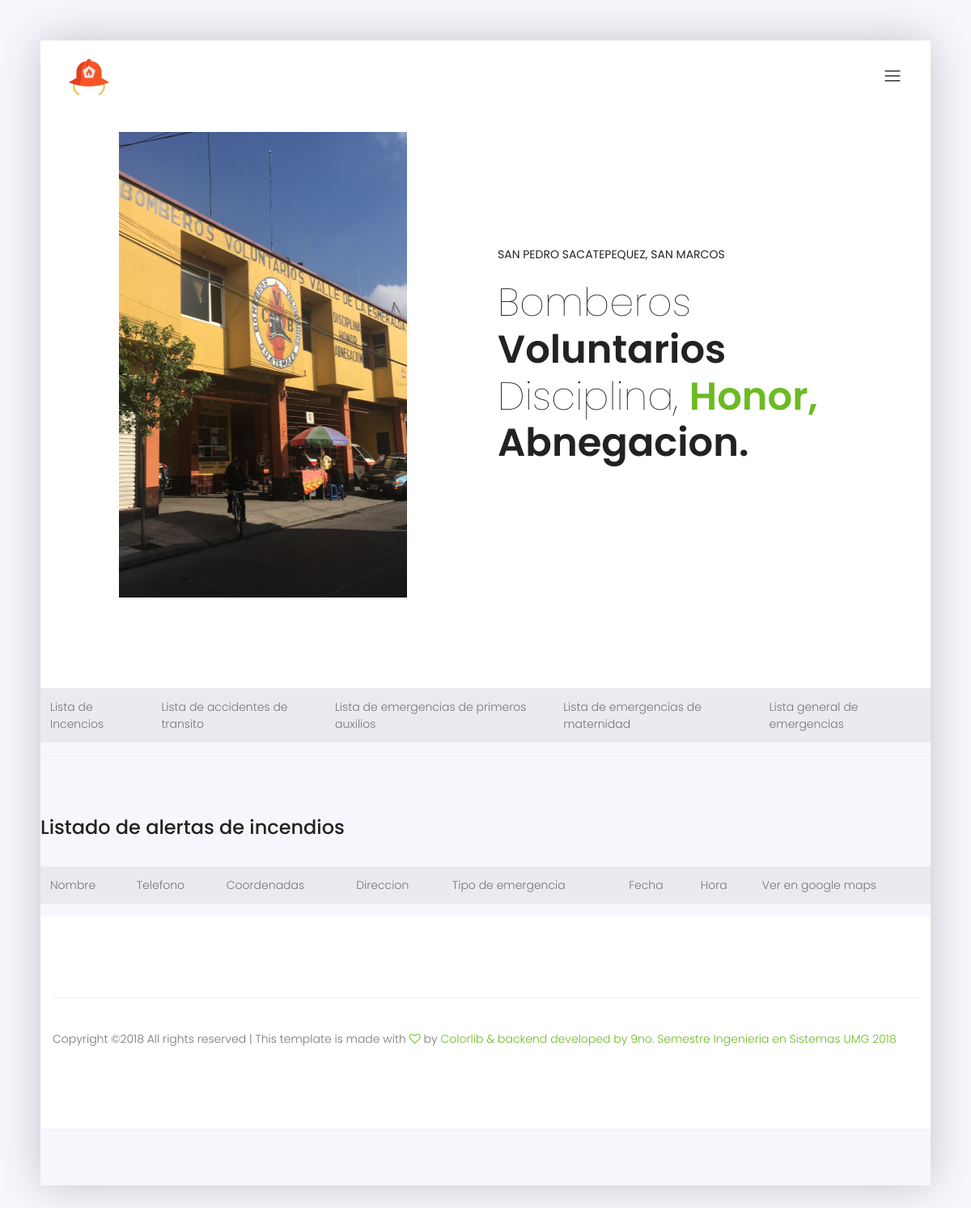
The app's page /incendio (signed in), older data.
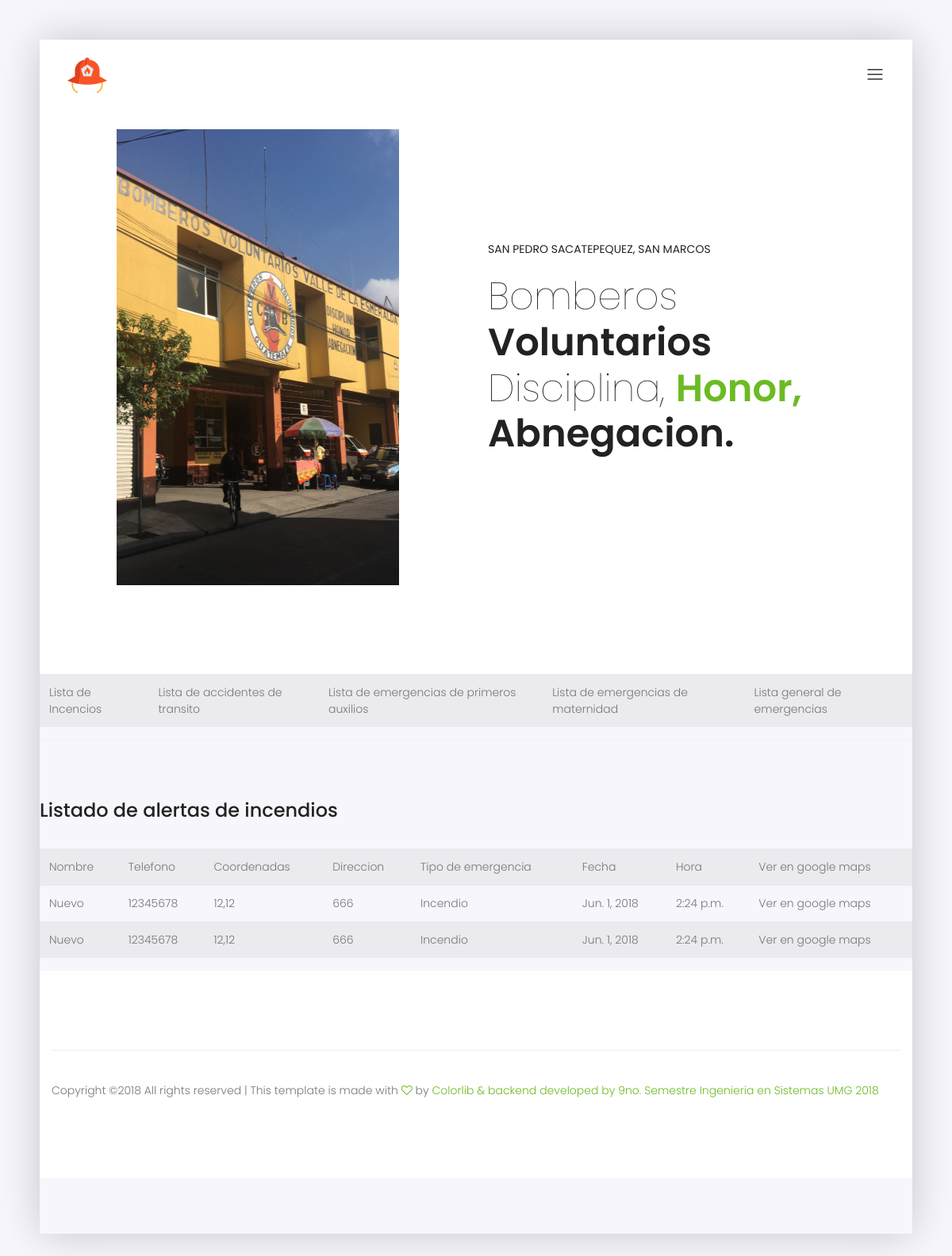
The same page, newer data.
### users/models.py (models this page shows, shortened)
class Persona(models.Model):
    nombre = models.CharField(max_length = 100)
    telefono = models.CharField(max_length = 15)
    coordenadas = models.CharField(max_length = 200)
    direccion = models.CharField(max_length = 250)
    emergencia = models.CharField(max_length = 50)
    date = models.DateField(default=timezone.now)
    time = models.TimeField(default=timezone.now)
    Atendido = models.BooleanField(default=False,blank=True)

### users/views.py (the view)
# urls.py: path('incendio', alerts_list_fire, name = 'incendio'),
@login_required
def alerts_list_fire(request):
    data = Persona.objects.filter(emergencia = 'Incendio')
    return render(request, 'alerts_by_fire.html', {'data':data})

### users/templates/alerts_by_fire.html
{% extends 'new_base.html' %}
{% load staticfiles %}
{% block content %}
<head>
        <table class="table table-striped table-hover">
            <tr>
              <td><a href="{% url 'incendio' %}">Lista de Incencios</a></td>
              <td><a href="{% url 'transito' %}">Lista de accidentes de transito</a></td>
              <td><a href="{% url 'primeros_auxilios' %}">Lista de emergencias de primeros auxilios</a></td>
              <td><a href="{% url 'maternidad' %}">Lista de emergencias de maternidad</a></td>
              <td><a href="{% url 'alert' %}">Lista general de emergencias</a></td>
            </tr>
          </table>
    </head>
<div class="section-top-border">
<h3 class="mb-30">Listado de alertas de incendios</h3>
<div>
    <div>
        <table class="table table-striped table-hover">
            <tr>
                <td>Nombre</td>
                <td>Telefono</td>
                <td>Coordenadas</td>
                <td>Direccion</td>
                <td>Tipo de emergencia</td>
                <td>Fecha</td>
                <td>Hora</td>
                <td>Ver en google maps</td>
            </tr>
        {% for obj in data %}
            <tr>
                <td>{{ obj.nombre }}</td>
                <td>{{ obj.telefono }}</td>
                <td>{{ obj.coordenadas }}</td>
                <td>{{ obj.direccion }}</td>
                <td>{{ obj.emergencia }}</td>
                <td>{{ obj.date }}</td>
                <td>{{ obj.time }}</td>
                <td><a href = "http://maps.google.es/?q={{ obj.coordenadas }}" target="_blank">Ver en google maps</a></td>
            </tr>
        {% endfor %}
        </table>
    </div>
</div>
{% endblock %}

### users/templates/new_base.html (shortened to what this page needs)
{% load staticfiles %}
<!DOCTYPE html>
<html lang="zxx" class="no-js">
<head>
		<link rel="stylesheet" href="{% static 'css/linearicons.css' %}">
		<link rel="stylesheet" href="{% static 'css/owl.carousel.css' %}">
		<link rel="stylesheet" href="{% static 'css/font-awesome.min.css' %}">
		<link rel="stylesheet" href="{% static 'css/nice-select.css' %}">
		<link rel="stylesheet" href="{% static 'css/magnific-popup.css' %}">
		<link rel="stylesheet" href="{% static 'css/bootstrap.css' %}">
		<link rel="stylesheet" href="{% static 'css/main.css' %}">
	</head>
	<body>
	<div class="oz-body-wrap">
		<header class="default-header">
			<div class="container-fluid">
				<div class="header-wrap">
					<div class="header-top d-flex justify-content-between align-items-center">
						<div class="logo">
							<a href="{% url 'main' %}"><img src="{% static 'img/logo.png' %}" alt=""></a>
						</div>
						<div class="main-menubar d-flex align-items-center">
							<div class="menu-bar"><span class="lnr lnr-menu"></span></div>
						</div>
					</div>
				</div>
			</div>
		</header>
		<section class="banner-area relative">
			<div class="container">
				<div class="row fullscreen align-items-center justify-content-center">
					<div class="banner-left col-lg-6">
						<img class="d-flex mx-auto img-fluid" src="{% static 'img/header-img.png' %}" alt="">
					</div>
					<div class="col-lg-6">
						<div class="story-content">
							<h6 class="text-uppercase">San Pedro Sacatepequez, San Marcos</h6>
							<h1>Bomberos <span class="sp-1">Voluntarios</span><br>
							Disciplina, <span class="sp-2">Honor, </span><span class="sp-1">Abnegacion.</span></h1>
						</div>
					</div>
				</div>
			</div>
		</section>
{% block content %}
{% endblock %}
		<footer class="section-gap">
			<div class="container">
				<div class="footer-bottom d-flex justify-content-between align-items-center flex-wrap">
					<p class="footer-text m-0">Copyright &copy;<script>document.write(new Date().getFullYear());</script> All rights reserved | This template is made with <i class="fa fa-heart-o" aria-hidden="true"></i> by <a href="https://colorlib.com" target="_blank">Colorlib &amp; backend developed by 9no. Semestre Ingenieria en Sistemas UMG 2018</a></p>
				</div>
			</div>
		</footer>
	</div>
	</body>
</html>

### users/static/css/main.css (style rules this page uses)
body { color:#777;font-family:"Poppins",sans-serif;font-size:14px;font-weight:300;line-height:1.5em;position:relative }
a { -webkit-transition:all 0.3s ease 0s;-moz-transition:all 0.3s ease 0s;-o-transition:all 0.3s ease 0s;transition:all 0.3s ease 0s }
a,a:focus,a:hover { text-decoration:none;outline:0;color:#777 }
h1,h2,h3,h4,h5,h6 { font-family:"Poppins",sans-serif;color:#222;line-height:1.5em;margin-bottom:0;margin-top:0;font-weight:500 }
h1,.h1 { font-size:36px }
h3,.h3 { font-size:24px }
h6,.h6 { font-size:14px;color:#222 }
td,th { border-radius:0px }
.mb-30 { margin-bottom:30px }
.flex-wrap { -webkit-flex-wrap:wrap;-moz-flex-wrap:wrap;-ms-flex-wrap:wrap;flex-wrap:wrap }
.relative { position:relative }
b,i,sup,sub,u,del { color:#6cbb23 }
h1 { font-size:36px }
h3 { font-size:24px }
h6 { font-size:14px }
h1,h2,h3,h4,h5,h6 { line-height:1.5em }
body { position:relative }
.default-header { padding:20px;position:absolute;top:0;left:0;width:100%;z-index:9 }
.menu-bar { cursor:pointer }
.menu-bar span { color:#000;font-size:24px }
.main-menubar { position:relative }
body { background:#f6f6fc }
.oz-body-wrap { box-shadow:0px 0px 50px 0px rgba(0,0,0,0.2);margin:50px;position:relative }
.section-gap { padding:100px 0 }
.banner-area { background:#fff }
.story-content h1 { font-size:48px;font-weight:100;line-height:1.2em;margin-bottom:20px;margin-top:20px }
.story-content h6 { font-weight:400 }
.story-content .sp-1 { font-weight:600 }
.story-content .sp-2 { color:#6cbb23;font-weight:600 }
footer { background:#fff }
.footer-bottom { border-top:1px solid #eeeeee;padding-top:40px }
.footer-bottom .footer-text { color:#777 }
.footer-bottom .footer-text i { color:#6cbb23 }
.footer-bottom .footer-text a { color:#6cbb23 }
.section-top-border { padding:70px 0;border-top:1px dotted #eee }

Row changes from the older to the newer data that the page shows:
added Persona: nombre "Nuevo", telefono "12345678", coordenadas "12,12", direccion "666", emergencia "Incendio", date "Jun. 1, 2018", time "2:24 p.m."
added Persona: nombre "Nuevo", telefono "12345678", coordenadas "12,12", direccion "666", emergencia "Incendio", date "Jun. 1, 2018", time "2:24 p.m."
